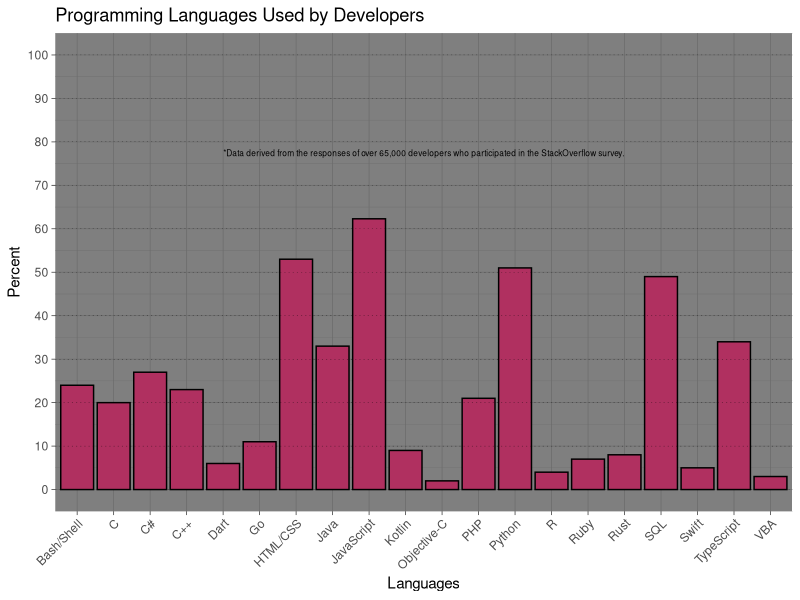

Reproduce this figure in R.
# Load the needed libraries
library(ggplot2)
library(readr)
# Load the csv data to a new tibble called lang
lang <- read_csv("stats.csv")

# Create the table from the lang tibble using ggplot() function
p <- ggplot(
  lang,
  # Set which columns go to which axis
  aes(x = language, y = percent_devs)
  ) +
  # Set the graph type and colors
  geom_col(
    color = "black",
    fill = "maroon",
  ) +
  # Set the y scale
  scale_y_continuous(
    breaks = seq(0, 100, by = 10)
  ) +
  # Set the horizonal line properties
  geom_hline(
    linetype = 3,
    linewidth = .10,
    yintercept = seq(0, 100, by = 10)
  ) +
  # Set the labels and title for for each axis and for the graph
  labs(
    x = "Languages",
    y = "Percent",
    title = "Programming Languages Used by Developers"
  ) +
  # Set the theme
  theme_dark() +
  # Fine tune the theme and set the language names to 45 degree
  theme(axis.text.x = element_text(angle = 45, hjust = 1,)) +
  # Create an annotation about where the data was obtained from
  annotation_custom(
    grob = grid::textGrob(
    "*Data derived from the responses of over 65,000 developers who participated in the StackOverflow survey.", 
    gp = grid::gpar(fontsize = 6)
    ),
    ymin = Inf,
    ymax = 50,
    xmin = -Inf,
    xmax = Inf
  )

# Save the plot/graph into a file called visualization.png
ggsave("visualization.png", plot = p)

# Debug
#View(lang)
